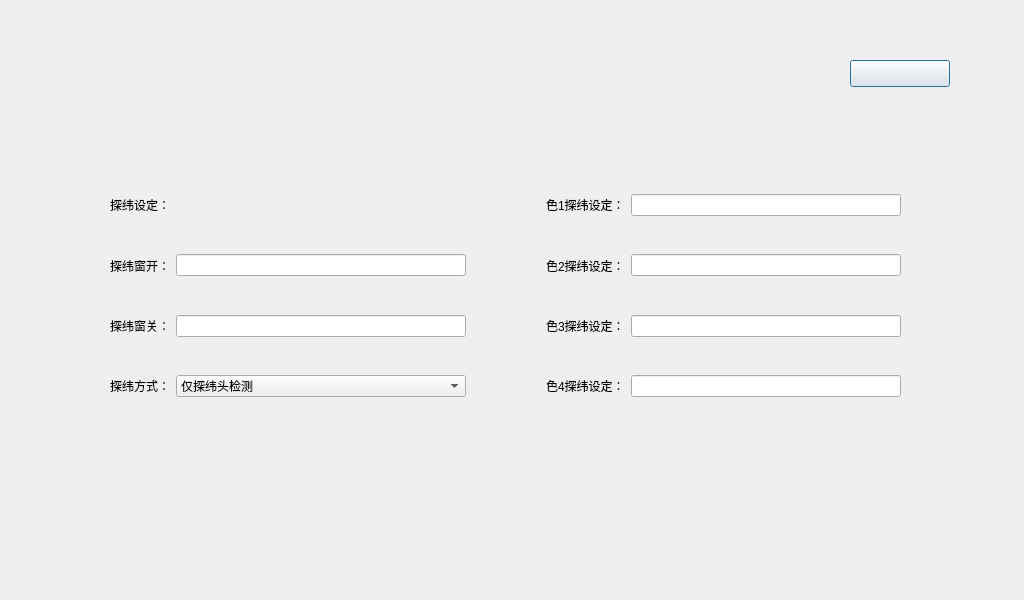
<?xml version="1.0" encoding="UTF-8"?>
<ui version="4.0">
 <class>TanWeiSheDing</class>
 <widget class="QDialog" name="TanWeiSheDing">
  <property name="geometry">
   <rect>
    <x>0</x>
    <y>0</y>
    <width>1024</width>
    <height>600</height>
   </rect>
  </property>
  <property name="windowTitle">
   <string>Dialog</string>
  </property>
  <widget class="QPushButton" name="pb_back">
   <property name="geometry">
    <rect>
     <x>850</x>
     <y>60</y>
     <width>100</width>
     <height>27</height>
    </rect>
   </property>
   <property name="text">
    <string/>
   </property>
  </widget>
  <widget class="QWidget" name="widget_all" native="true">
   <property name="geometry">
    <rect>
     <x>110</x>
     <y>180</y>
     <width>791</width>
     <height>231</height>
    </rect>
   </property>
   <layout class="QGridLayout" name="gridLayout">
    <property name="leftMargin">
     <number>0</number>
    </property>
    <property name="topMargin">
     <number>0</number>
    </property>
    <property name="rightMargin">
     <number>0</number>
    </property>
    <property name="bottomMargin">
     <number>0</number>
    </property>
    <property name="horizontalSpacing">
     <number>80</number>
    </property>
    <property name="verticalSpacing">
     <number>10</number>
    </property>
    <item row="0" column="3">
     <widget class="QWidget" name="widget_2" native="true">
      <layout class="QHBoxLayout" name="horizontalLayout">
       <property name="leftMargin">
        <number>0</number>
       </property>
       <property name="topMargin">
        <number>0</number>
       </property>
       <property name="rightMargin">
        <number>0</number>
       </property>
       <property name="bottomMargin">
        <number>0</number>
       </property>
       <item>
        <widget class="QLabel" name="label_5">
         <property name="text">
          <string>色1探纬设定：</string>
         </property>
        </widget>
       </item>
       <item>
        <widget class="QLineEdit" name="lineEdit"/>
       </item>
      </layout>
     </widget>
    </item>
    <item row="1" column="3">
     <widget class="QWidget" name="widget_3" native="true">
      <layout class="QHBoxLayout" name="horizontalLayout_2">
       <property name="leftMargin">
        <number>0</number>
       </property>
       <property name="topMargin">
        <number>0</number>
       </property>
       <property name="rightMargin">
        <number>0</number>
       </property>
       <property name="bottomMargin">
        <number>0</number>
       </property>
       <item>
        <widget class="QLabel" name="label_9">
         <property name="text">
          <string>色2探纬设定：</string>
         </property>
        </widget>
       </item>
       <item>
        <widget class="QLineEdit" name="lineEdit_7"/>
       </item>
      </layout>
     </widget>
    </item>
    <item row="3" column="3">
     <widget class="QWidget" name="widget_4" native="true">
      <layout class="QHBoxLayout" name="horizontalLayout_3">
       <property name="leftMargin">
        <number>0</number>
       </property>
       <property name="topMargin">
        <number>0</number>
       </property>
       <property name="rightMargin">
        <number>0</number>
       </property>
       <property name="bottomMargin">
        <number>0</number>
       </property>
       <item>
        <widget class="QLabel" name="label_6">
         <property name="text">
          <string>色3探纬设定：</string>
         </property>
        </widget>
       </item>
       <item>
        <widget class="QLineEdit" name="lineEdit_2"/>
       </item>
      </layout>
     </widget>
    </item>
    <item row="4" column="3">
     <widget class="QWidget" name="widget_5" native="true">
      <layout class="QHBoxLayout" name="horizontalLayout_4">
       <property name="leftMargin">
        <number>0</number>
       </property>
       <property name="topMargin">
        <number>0</number>
       </property>
       <property name="rightMargin">
        <number>0</number>
       </property>
       <property name="bottomMargin">
        <number>0</number>
       </property>
       <item>
        <widget class="QLabel" name="label_7">
         <property name="text">
          <string>色4探纬设定：</string>
         </property>
        </widget>
       </item>
       <item>
        <widget class="QLineEdit" name="lineEdit_3"/>
       </item>
      </layout>
     </widget>
    </item>
    <item row="0" column="2">
     <widget class="QWidget" name="widget_6" native="true">
      <layout class="QHBoxLayout" name="horizontalLayout_5">
       <property name="leftMargin">
        <number>0</number>
       </property>
       <property name="topMargin">
        <number>0</number>
       </property>
       <property name="rightMargin">
        <number>0</number>
       </property>
       <property name="bottomMargin">
        <number>0</number>
       </property>
       <item>
        <widget class="QLabel" name="label_8">
         <property name="text">
          <string>探纬设定：</string>
         </property>
        </widget>
       </item>
       <item>
        <widget class="QDialogButtonBox" name="buttonBox">
         <property name="standardButtons">
          <set>QDialogButtonBox::NoButton</set>
         </property>
        </widget>
       </item>
      </layout>
     </widget>
    </item>
    <item row="1" column="2">
     <widget class="QWidget" name="widget_7" native="true">
      <layout class="QHBoxLayout" name="horizontalLayout_6">
       <property name="leftMargin">
        <number>0</number>
       </property>
       <property name="topMargin">
        <number>0</number>
       </property>
       <property name="rightMargin">
        <number>0</number>
       </property>
       <property name="bottomMargin">
        <number>0</number>
       </property>
       <item>
        <widget class="QLabel" name="label_10">
         <property name="text">
          <string>探纬窗开：</string>
         </property>
        </widget>
       </item>
       <item>
        <widget class="QLineEdit" name="lineEdit_4"/>
       </item>
      </layout>
     </widget>
    </item>
    <item row="3" column="2">
     <widget class="QWidget" name="widget_8" native="true">
      <layout class="QHBoxLayout" name="horizontalLayout_7">
       <property name="leftMargin">
        <number>0</number>
       </property>
       <property name="topMargin">
        <number>0</number>
       </property>
       <property name="rightMargin">
        <number>0</number>
       </property>
       <property name="bottomMargin">
        <number>0</number>
       </property>
       <item>
        <widget class="QLabel" name="label_11">
         <property name="text">
          <string>探纬窗关：</string>
         </property>
        </widget>
       </item>
       <item>
        <widget class="QLineEdit" name="lineEdit_5"/>
       </item>
      </layout>
     </widget>
    </item>
    <item row="4" column="2">
     <widget class="QWidget" name="widget_9" native="true">
      <layout class="QHBoxLayout" name="horizontalLayout_8" stretch="0,0">
       <property name="leftMargin">
        <number>0</number>
       </property>
       <property name="topMargin">
        <number>0</number>
       </property>
       <property name="rightMargin">
        <number>0</number>
       </property>
       <property name="bottomMargin">
        <number>0</number>
       </property>
       <item>
        <widget class="QLabel" name="label">
         <property name="text">
          <string>探纬方式：</string>
         </property>
        </widget>
       </item>
       <item>
        <widget class="QComboBox" name="comboBox">
         <property name="sizePolicy">
          <sizepolicy hsizetype="Expanding" vsizetype="Fixed">
           <horstretch>0</horstretch>
           <verstretch>0</verstretch>
          </sizepolicy>
         </property>
         <item>
          <property name="text">
           <string>仅探纬头检测</string>
          </property>
         </item>
        </widget>
       </item>
      </layout>
     </widget>
    </item>
   </layout>
  </widget>
 </widget>
 <resources/>
 <connections/>
</ui>
